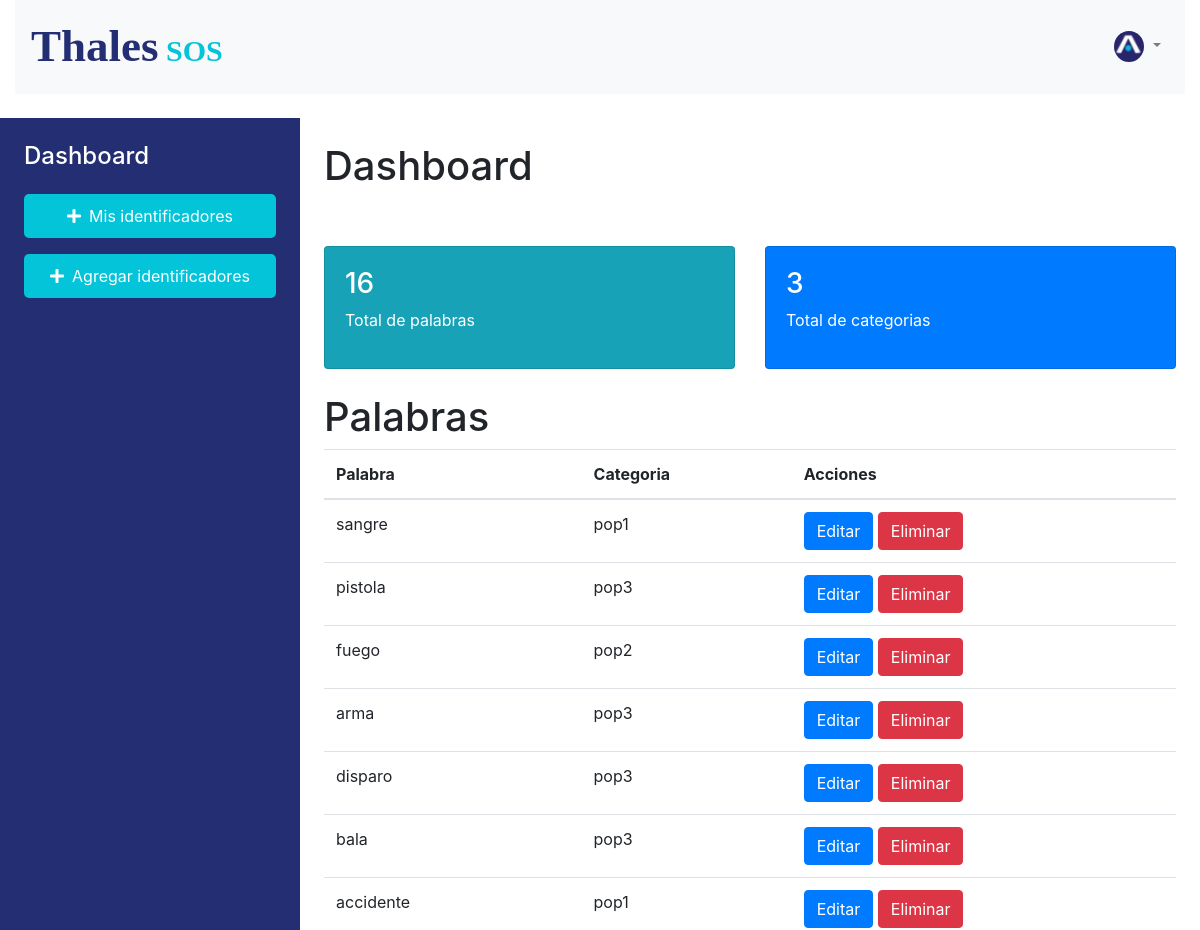
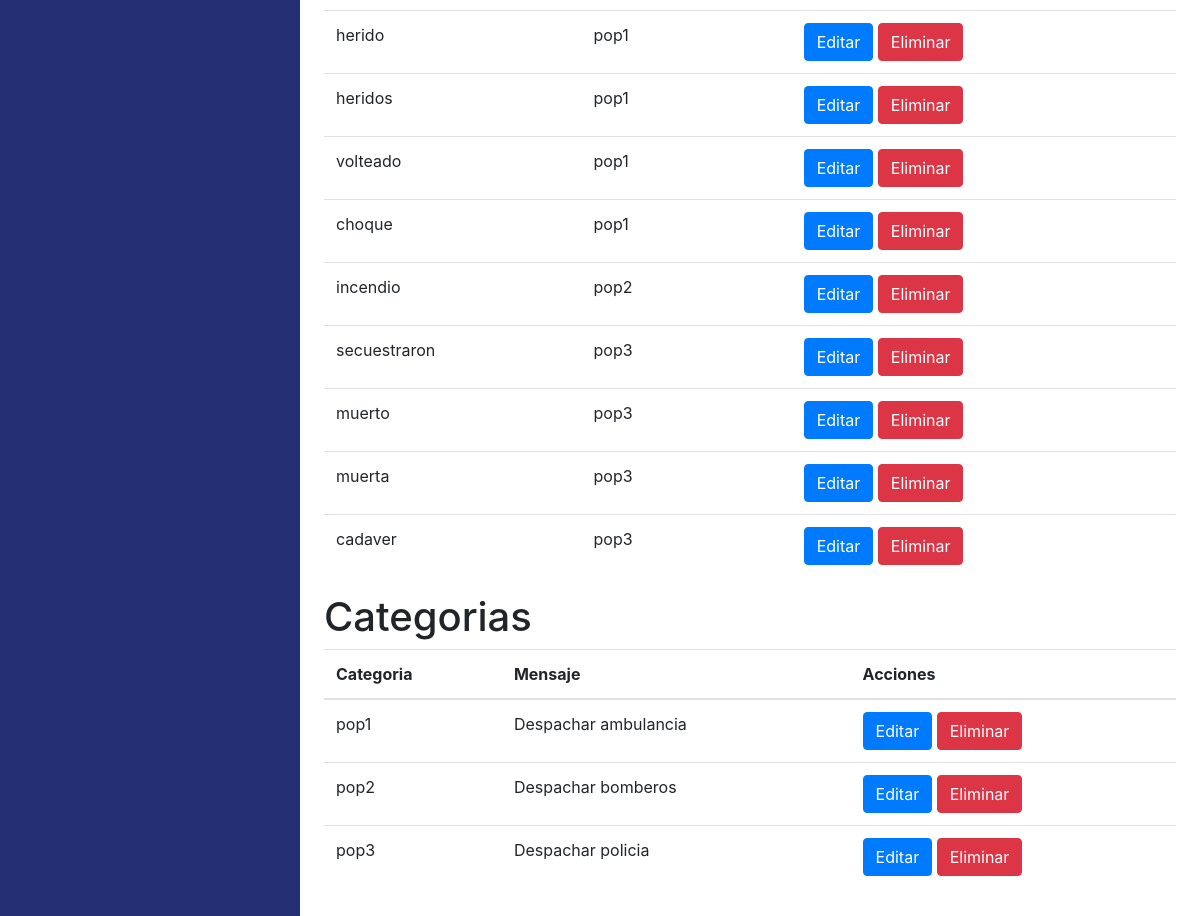
Page /administrador on the committed database (2 pictures, top to bottom).
### ThalesSos/models.py (models this page shows)
class Warning(models.Model):
    id = models.AutoField(primary_key=True)
    keywords = models.CharField(max_length=100)
    category = models.ForeignKey('Categorie', on_delete=models.CASCADE)

class Categorie(models.Model):
    id = models.AutoField(primary_key=True)
    name = models.CharField(max_length=100)
    message = models.CharField(max_length=100)

### ThalesSos/views.py (the view)
# urls.py: path('administrador', views.administrador, name='administrador'),
def administrador(request):
    categories = Categorie.objects.all()
    total_categorias = categories.count()
    warnings = Warning.objects.all()
    total_warnings = warnings.count()
    return render(request, 'administrador.html', {
        'warnings': warnings,
        'total_warnings': total_warnings,
        'categories': categories,
        'total_categorias': total_categorias
    })

### ThalesSos/templates/administrador.html (shortened to what this page needs)
<!DOCTYPE html>
<html lang="en">
<head>
    <link rel="stylesheet" href="https://stackpath.bootstrapcdn.com/bootstrap/4.5.2/css/bootstrap.min.css">
    <link rel="stylesheet" href="https://cdnjs.cloudflare.com/ajax/libs/font-awesome/5.15.1/css/all.min.css">
    {% load static %}
</head>
<body>
    <div class="container-fluid">
        <nav class="navbar navbar-expand-lg navbar-light bg-light mb-4">
            <a class="navbar-brand" href="#" style="font-family: Poppins; font-weight: 700; font-size: 45px; color: #242F73;">Thales<span style="font-family: Poppins; font-weight: 700; font-size: 30px; color: #04C4D9;"> SOS</span></a>
            <div class="collapse navbar-collapse" id="navbarNav">
                <ul class="navbar-nav ml-auto">
                    <li class="nav-item dropdown">
                        <a class="nav-link dropdown-toggle" href="#" id="navbarDropdown" role="button" data-toggle="dropdown" aria-haspopup="true" aria-expanded="false">
                            <img style="border-radius: 50%;" src="{% static 'images/Captura de pantalla 2023-10-27 a la(s) 19.44.11.png' %}" alt="Profile Image" width="30">
                        </a>
                    </li>
                </ul>
            </div>
        </nav>
    </div>
    <div class="container-fluid" style="height: 100vh;">
        <div class="row" style="height: 100vh;">
            <div class="col-md-3 p-4 text-white" style="background-color: #242F73;">
                <h4>Dashboard</h4>
                <ul class="list-unstyled mt-4">
                    <li>
                        <div class="btn-add" style="background-color: #04C4D9;" id="showDashboard">
                            <i class="fas fa-plus pr-2"></i>
                            Mis identificadores
                        </div>
                    </li>
                    <li class="pt-3"><div class="btn-add" style="background-color: #04C4D9;">
                        <i class="fas fa-plus pr-2"></i>
                        Agregar identificadores
                    </div></li>
                </ul>
            </div>
            <div class="col-md-9 p-4" id="dashboardContent">
                <h1>Dashboard</h1>
                <div class="row mb-4 pt-5">
                    <div class="col-md-6">
                        <div class="card bg-info text-white">
                            <div class="card-body">
                                <h3>{{ total_warnings }}</h3>
                                <p>Total de palabras</p>
                            </div>
                        </div>
                    </div>
                    <div class="col-md-6">
                        <div class="card bg-primary text-white">
                            <div class="card-body">
                                <h3>{{ total_categorias }}</h3>
                                <p>Total de categorias</p>
                            </div>
                        </div>
                    </div>
                </div>
                <table class="table">
                    <h1>Palabras</h1>
                    <thead>
                        <tr>
                            <th>Palabra</th>
                            <th>Categoria</th>
                            <th>Acciones</th>
                        </tr>
                    </thead>
                    <tbody>
                        {% for warning in warnings %}
                        <tr>
                            <td>{{ warning.keywords }}</td>
                            <td>{{ warning.category.name }}</td>
                            <td>
                                <button class="btn btn-primary edit-btn-warning" data-id="{{ warning.id }}" data-keywords="{{ warning.keywords }}" data-tipe-category="{{ warning.category.name }}" >Editar</button>
                                <a href="{% url 'delete_warning' warning.id %}" class="btn btn-danger" onclick="return confirm('¿Estás seguro de que quieres eliminar esta palabra?');">Eliminar</a>
                            </td>
                        </tr>
                        {% endfor %}
                    </tbody>
                </table>
                <table class="table">
                    <h1>Categorias</h1>
                    <thead>
                        <tr>
                            <th>Categoria</th>
                            <th>Mensaje</th>
                            <th>Acciones</th>
                        </tr>
                    </thead>
                    <tbody>
                        {% for categorie in categories %}
                        <tr>
                            <td>{{ categorie.name }}</td>
                            <td>{{ categorie.message }}</td>
                            <td>
                                <button class="btn btn-primary edit-btn" data-id="{{ categorie.id }}"
                                data-name="{{ categorie.name }}"
                                data-message="{{ categorie.message }}">Editar</button>
                                <a href="{% url 'delete_categorie' categorie.id %}" class="btn btn-danger" onclick="return confirm('¿Estás seguro de que quieres eliminar esta categoria?');">Eliminar</a>
                            </td>
                        </tr>
                        {% endfor %}
                    </tbody>
                </table>
            </div>
        </div>
    </div>
</body>
</html>

### ThalesSos/templates/administrador.html (style rules this page uses)
.btn-add { display: flex; align-items: center; justify-content: center; background-color: black; color: white; padding: 10px 20px; border-radius: 5px; cursor: pointer; }

### rows in the picture
Warning: keywords "sangre", category.name "pop1"
Warning: keywords "pistola", category.name "pop3"
Warning: keywords "fuego", category.name "pop2"
Warning: keywords "arma", category.name "pop3"
Warning: keywords "disparo", category.name "pop3"
Warning: keywords "bala", category.name "pop3"
Warning: keywords "accidente", category.name "pop1"
Warning: keywords "herido", category.name "pop1"
Warning: keywords "heridos", category.name "pop1"
Warning: keywords "volteado", category.name "pop1"
Warning: keywords "choque", category.name "pop1"
Warning: keywords "incendio", category.name "pop2"
Warning: keywords "secuestraron", category.name "pop3"
Warning: keywords "muerto", category.name "pop3"
Warning: keywords "muerta", category.name "pop3"
Warning: keywords "cadaver", category.name "pop3"
Categorie: name "pop1", message "Despachar ambulancia"
Categorie: name "pop2", message "Despachar bomberos"
Categorie: name "pop3", message "Despachar policia"

### other values in the picture
{{ total_warnings }} "16"
{{ total_categorias }} "3"
